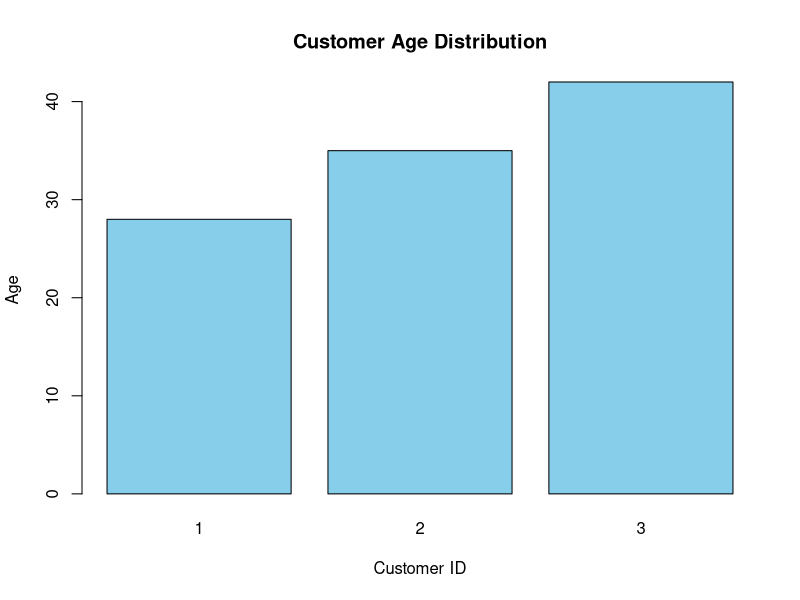
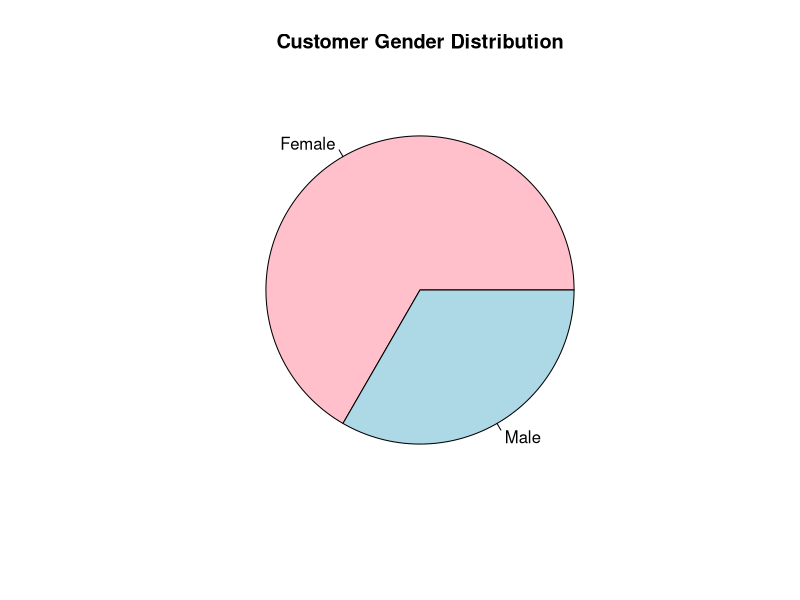

Generate these figures, in order, with R:
# Customer Demographics Dataset

Customer_ID <- c(1,2,3)
Age <- c(28,35,42)
Gender <- c("Female","Male","Female")
Income <- c(50000,60000,75000)

customer <- data.frame(Customer_ID,
                       Age,
                       Gender,
                       Income)

print(customer)
barplot(customer$Age,
        names.arg=customer$Customer_ID,
        main="Customer Age Distribution",
        xlab="Customer ID",
        ylab="Age",
        col="skyblue",
        border="black")
gender_count <- table(customer$Gender)

pie(gender_count,
    main="Customer Gender Distribution",
    labels=names(gender_count),
    col=c("pink","lightblue"))
View(customer)
